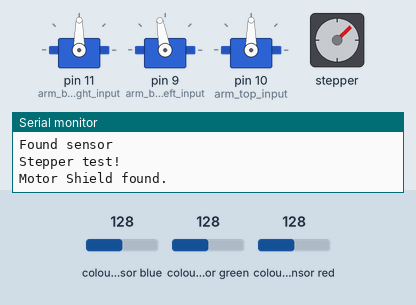
The sketch below on a simulated Arduino Uno, built with avr-gcc and run on an emulated ATmega328P. Shown: 3 × servo, stepper motor, the last lines printed to the serial monitor. The test bench sets the inputs (shaded band); at power-on: colour sensor blue 128, colour sensor green 128, colour sensor red 128. Stepper angles assume 200 steps per turn.

Above: at 1.8 s.
1.9 s: colour sensor blue set to 5
At 3.94 s:
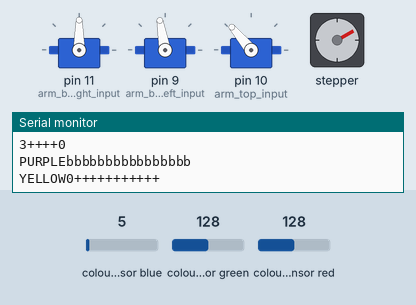
4.9 s: colour sensor green set to 79
7.9 s: colour sensor green set to 70
At 9.26 s:
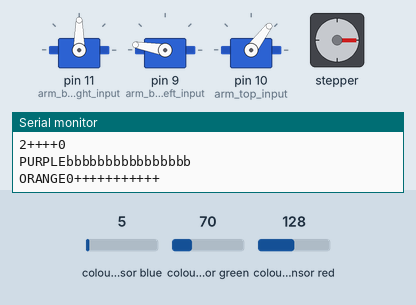
10.9 s: colour sensor red set to 5
At 12.59 s:
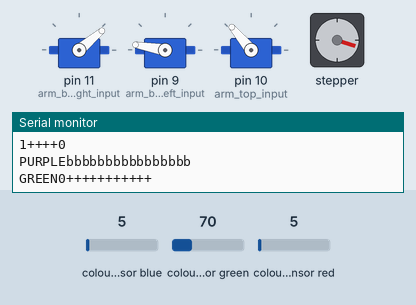
13.9 s: colour sensor blue set to 47
16.9 s: colour sensor blue set to 55
At 17.75 s:
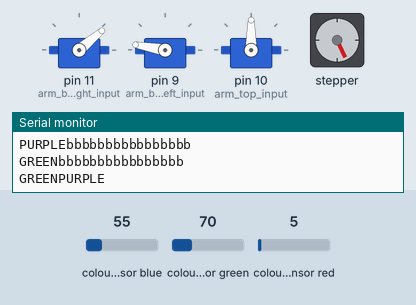
Timing chart, 0 to 22.5 s (numbered marks = the images above; inputs shaded):
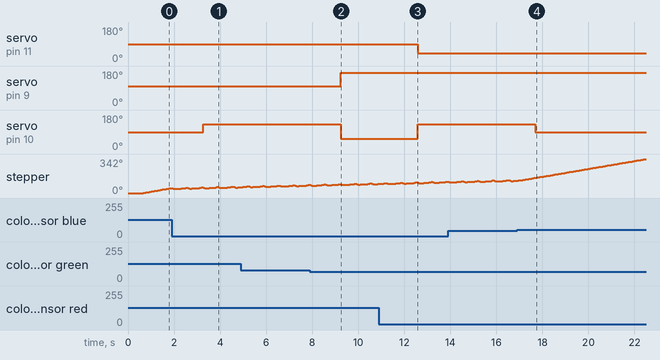

Measured:
- the behaviour switches between 75 and 74 on colour sensor green (found by bisection; images 1 and 2)
- the behaviour switches between 50 and 51 on colour sensor blue (found by bisection; images 3 and 4)
- after the input at 1.9 s, servo on pin 10 (arm_top_input): 90° → 130° after 1.4 s
- after the input at 7.9 s, servo on pin 9 (arm_bottom_left_input): 100° → 170° after 1.4 s; servo on pin 10 (arm_top_input): 130° → 53° after 1.4 s
- after the input at 10.9 s, servo on pin 11 (arm_bottom_right_input): 90° → 40° after 1.7 s; servo on pin 10 (arm_top_input): 53° → 130° after 1.7 s
- after the input at 16.9 s, servo on pin 10 (arm_top_input): 130° → 90° after 0.79 s

The sketch:

The_skittle_Code.ino
```cpp
#include <Wire.h>
#include "Adafruit_TCS34725.h"
#include <Adafruit_MotorShield.h>
#include <Servo.h>

// Create the motor shield object with the default I2C address
Adafruit_MotorShield AFMS = Adafruit_MotorShield();
// Or, create it with a different I2C address (say for stacking)
// Adafruit_MotorShield AFMS = Adafruit_MotorShield(0x61);

// Connect a stepper motor with 200 steps per revolution (1.8 degree)
// to motor port #2 (M3 and M4)
Adafruit_StepperMotor *myMotor = AFMS.getStepper(200, 2);

Adafruit_TCS34725 tcs = Adafruit_TCS34725(TCS34725_INTEGRATIONTIME_2_4MS, TCS34725_GAIN_1X);

Servo arm_bottom_right;
Servo arm_top;
Servo arm_bottom_left;

const int buttonToggle_input = 7;
const int arm_bottom_right_input = 11;
const int arm_top_input = 10;
const int arm_bottom_left_input = 9;

const int skittle_test_list [] = {5,4,5,3,2,5,1};
int skittle_order =0;


/*
 * Global colour sensing variables
 */

#define NUM_COLORS  7

// Skittle colours to indices
#define COL_RED     0
#define COL_GREEN   1
#define COL_ORANGE  2
#define COL_YELLOW  3
#define COL_PURPLE  4
#define COL_NOTHING 5
#define COL_NOTHING2 6

// Names for colours
#define COLNAME_RED     "RED"
#define COLNAME_GREEN   "GREEN"
#define COLNAME_ORANGE  "ORANGE"
#define COLNAME_YELLOW  "YELLOW"
#define COLNAME_PURPLE  "PURPLE"
#define COLNAME_NOTHING "NOTHING"
#define COLNAME_NOTHING2 "NOTHING2"

// RGB channels in the array
#define CHANNEL_R   0
#define CHANNEL_G   1
#define CHANNEL_B   2

// Training colours (populate these manually, but these vectors must be of unit length (i.e. length 1))
float trainingColors[3][NUM_COLORS];    // 3(rgb) x NUM_COLORS.

// Last read colour
float rNorm = 0.0f;
float gNorm = 0.0f;
float bNorm = 0.0f;
float hue = 0.0f;
float saturation = 0.0f;
float brightness = 0.0f;

// Last classified class
int lastClass = -1;
float lastCosine = 0;


// most receantly detected skittle
char next_skittle = "";
unsigned long next_skittle_time = millis();
// oldest skittle
char old_skittle = "";
unsigned long old_skittle_time = millis();


// time from detection which after this point the thing should be starting the process of moving the motors to make the new path
const int milli_delay_time_till_fall = 110;

// this was created because purple often does not get detected so this is a vain attempt that keeps the sorter at purple meaning if it misses purple
// it will still fall into purple
bool i_hate_purple_toggle = false;
unsigned long milli_tracker_purple_hatered= millis();
const int milli_delay_time_to_fall = 290;

/*
 * Colour sensing
 */
void initializeTrainingColors() {
  // Skittle: red
  trainingColors[CHANNEL_R][COL_RED] = 0.778;
  trainingColors[CHANNEL_G][COL_RED] = 0.444;
  trainingColors[CHANNEL_B][COL_RED] = 0.444;

  // Skittle: orange
  trainingColors[CHANNEL_R][COL_ORANGE] = 0.832;
  trainingColors[CHANNEL_G][COL_ORANGE] = 0.444;
  trainingColors[CHANNEL_B][COL_ORANGE] = 0.333;

  // Skittle: green
  trainingColors[CHANNEL_R][COL_GREEN] = 0.504;
  trainingColors[CHANNEL_G][COL_GREEN] = 0.755;
  trainingColors[CHANNEL_B][COL_GREEN] = 0.420;

  // Skittle: yellow
  trainingColors[CHANNEL_R][COL_YELLOW] = 0.755;
  trainingColors[CHANNEL_G][COL_YELLOW] = 0.577;
  trainingColors[CHANNEL_B][COL_YELLOW] = 0.311;

  // Skittle: purple
  trainingColors[CHANNEL_R][COL_PURPLE] = 0.615;
  trainingColors[CHANNEL_G][COL_PURPLE] = 0.615;
  trainingColors[CHANNEL_B][COL_PURPLE] = 0.492;

  // Nothing
  trainingColors[CHANNEL_R][COL_NOTHING] = 0.577;
  trainingColors[CHANNEL_G][COL_NOTHING] = 0.577;
  trainingColors[CHANNEL_B][COL_NOTHING] = 0.577;

  // Nothing (this is when its over the board)
  trainingColors[CHANNEL_R][COL_NOTHING2] = 0.492;
  trainingColors[CHANNEL_G][COL_NOTHING2] = 0.615;
  trainingColors[CHANNEL_B][COL_NOTHING2] = 0.615;
}


void getNormalizedColor() {
  uint16_t r, g, b, c, colorTemp, lux;
  tcs.getRawData(&r, &g, &b, &c);

  float lenVec = sqrt((float)r*(float)r + (float)g*(float)g + (float)b*(float)b);

  // Note: the Arduino only has 2k of RAM, so rNorm/gNorm/bNorm are global variables.
  rNorm = (float)r/lenVec;
  gNorm = (float)g/lenVec;
  bNorm = (float)b/lenVec;

  // Also convert to HSB:
  RGBtoHSV(rNorm, gNorm, bNorm, &hue, &saturation, &brightness);
}


int getColorClass() {
  float distances[NUM_COLORS] = {0.0f};

  // Step 1: Compute the cosine similarity between the query vector and all the training colours.
  for (int i=0; i<NUM_COLORS; i++) {
    // For normalized (unit length) vectors, the cosine similarity is the same as the dot product of the two vectors.
    float cosineSimilarity = rNorm*trainingColors[CHANNEL_R][i] + gNorm*trainingColors[CHANNEL_G][i] + bNorm*trainingColors[CHANNEL_B][i];
    distances[i] = cosineSimilarity;

    // DEBUG: Output cosines
    //Serial.print("   C"); Serial.print(i); Serial.print(": "); Serial.println(cosineSimilarity, 3);
  }

  // Step 2: Find the vector with the highest cosine (meaning, the closest to the training color)
  float maxVal = distances[0];
  int maxIdx = 0;
  for (int i=0; i<NUM_COLORS; i++) {
    if (distances[i] > maxVal) {
      if ((i!=4)){
      maxVal = distances[i];
      maxIdx = i;
      }else if ((saturation>.19)){
          maxVal = distances[i];
          maxIdx = i;
      }
    }
  }

  // Step 3: Return the index of the minimum color
  lastCosine = maxVal;
  lastClass = maxIdx;
  return maxIdx;
}


// Convert from colour index to colour name.
void printColourName(int colIdx) {
  switch (colIdx) {
    case COL_RED:
      Serial.print(COLNAME_RED);
      break;
    case COL_GREEN:
      Serial.print(COLNAME_GREEN);
      break;
    case COL_ORANGE:
      Serial.print(COLNAME_ORANGE);
      break;
    case COL_YELLOW:
      Serial.print(COLNAME_YELLOW);
      break;
    case COL_PURPLE:
      Serial.print(COLNAME_PURPLE);
      break;
    case COL_NOTHING:
      Serial.print(COLNAME_NOTHING);
      break;
    case COL_NOTHING2:
      Serial.print(COLNAME_NOTHING);
      break;
    default:
    Serial.print(colIdx);
      Serial.print(" ERROR");
      break;
  }
}


// essential for the skittle path, this chooses the motors that path towards where skittles go
void color_path_choser(){
  if(old_skittle!=COL_PURPLE){
  i_hate_purple_toggle=true;
  milli_tracker_purple_hatered = millis();
  }

  switch (old_skittle){
      case COL_RED:
      Serial.print(COLNAME_RED);
      red_path();
      break;
    case COL_GREEN:
      Serial.print(COLNAME_GREEN);
      green_path();
      break;
    case COL_ORANGE:
      Serial.print(COLNAME_ORANGE);
      orange_path();
      break;
    case COL_YELLOW:
      Serial.print(COLNAME_YELLOW);
      yellow_path();
      break;
    case COL_PURPLE:
      Serial.print(COLNAME_PURPLE);
      purple_path();
      break;
    case COL_NOTHING:
      Serial.print(COLNAME_NOTHING);
      break;
    case COL_NOTHING2:
      Serial.print(COLNAME_NOTHING);
      break;
    default:
      Serial.print("ERROR");
      break;
    }
}


/*
 * Colour converstion
 */

// RGB to HSV.  From https://www.cs.rit.edu/~ncs/color/t_convert.html .
void RGBtoHSV( float r, float g, float b, float *h, float *s, float *v ) {
  float minVal = min(min(r, g), b);
  float maxVal = max(max(r, g), b);
  *v = maxVal;       // v
  float delta = maxVal - minVal;
  if( maxVal != 0 )
    *s = delta / maxVal;   // s
  else {
    // r = g = b = 0    // s = 0, v is undefined
    *s = 0;
    *h = -1;
    return;
  }
  if( r == maxVal )
    *h = ( g - b ) / delta;   // between yellow & magenta
  else if( g == maxVal )
    *h = 2 + ( b - r ) / delta; // between cyan & yellow
  else
    *h = 4 + ( r - g ) / delta; // between magenta & cyan
  *h *= 60;       // degrees
  if( *h < 0 )
    *h += 360;
}

void top_arm(int direction){

  if (direction== 0){
    arm_top.write(53);

  }else if (direction== 1){
    arm_top.write(90);
  }else{
    arm_top.write(130);

  }
}

void right_arm_setter(int direction){

  if (direction== 0){
    arm_bottom_right.write(90);

  }else{
    arm_bottom_right.write(40);
  }
}

// bottom left arm setter
void left_arm_setter(int direction){
  if (direction== 0){
    arm_bottom_left.write(100);

  }else{
    arm_bottom_left.write(170);
  }
}

void red_path(){
    top_arm(0);
    left_arm_setter(0);
}
void orange_path(){
    top_arm(0);
    left_arm_setter(1);
}
void purple_path(){
    top_arm(1);
}
void green_path(){
    top_arm(2);
    right_arm_setter(1);
}
void yellow_path(){
    top_arm(2);
    right_arm_setter(0);
}
void setup() {
  Serial.begin(115200);
  color_setup();
  motorsetup();

  next_skittle = COL_NOTHING;

  armsetup();
}
void loop() {
  getNormalizedColor();
  int colClass = getColorClass();

  if (i_hate_purple_toggle==true){
    if(millis()-milli_delay_time_to_fall>=milli_tracker_purple_hatered){
      //resets the thing to be in the dead center where purple should go because all me and my homies hate purple
      i_hate_purple_toggle= false;
      Serial.print(COLNAME_PURPLE);
      purple_path();
    }
  }


  //colorprint(colClass);
  colors_motorized_operations(colClass);
  myMotor->step(2, FORWARD, DOUBLE);

  //Serial.println(next_skittle_time);
  //delay(100000);
}


void colors_motorized_operations(int colClass){
// main heart beat that brings everything together.
    change_skittle_path();

    new_skittle_time(colClass);

}

void new_skittle_time(int colClass){
  // this gets the new skittle if it counts and removes the old one
  //if(((millis()-next_skittle_time)/ 2)== 0){
  //Serial.println(millis()-next_skittle_time);
  //Serial.println("ZZZZZZZZZZ");
  //}
  //
if ((millis()-next_skittle_time >= milli_delay_time_till_fall*.8)){

      int averager_list[3];

      if(colClass>=COL_NOTHING){
      // nothin does not break the system

        //colorprint(colClass);

      }else{
       // while(1);
       // this checks the skittle repeatedly at mutliple spots
        myMotor->step(5, BACKWARD, DOUBLE);
        for (int i=0; i<=3; i++) {
        getNormalizedColor();
        colClass = getColorClass();
        Serial.print(i);
        Serial.println("+++++++++++");
        colorprint(colClass);
        debug_cosine();


        myMotor->step(1, FORWARD, DOUBLE);
        averager_list[i] = colClass;

        delay(25);
        }
        colClass = mostFrequent(averager_list,3);
        old_skittle_time = next_skittle_time;
        next_skittle_time = millis();
        myMotor->step(1, FORWARD, DOUBLE);
        delay(15);
      }
      new_skittle__old_skittle_shifter(colClass);
  }

}


void new_skittle__old_skittle_shifter(int colClass){


      old_skittle = next_skittle;
      next_skittle = colClass;

}

void debug_cosine(){
  float distances[NUM_COLORS] = {0.0f};

for (int i=0; i<NUM_COLORS; i++) {
    // For normalized (unit length) vectors, the cosine similarity is the same as the dot product of the two vectors.
    float cosineSimilarity = rNorm*trainingColors[CHANNEL_R][i] + gNorm*trainingColors[CHANNEL_G][i] + bNorm*trainingColors[CHANNEL_B][i];
    distances[i] = cosineSimilarity;

    // DEBUG: Output cosines
    Serial.print("   C"); Serial.print(i); Serial.print(": "); Serial.println(cosineSimilarity, 3);
  }


}
void change_skittle_path(){
  // this will deal with timing out when the bottom skittle sorter should change the pathing and calls in the handler
  //Serial.println(millis()-old_skittle_time);
    if ((millis()-old_skittle_time >= milli_delay_time_till_fall)&& (old_skittle<COL_NOTHING)){
      //Serial.println(millis()-old_skittle_time);
      //while(true);

      Serial.println("bbbbbbbbbbbbbbbb");
      color_path_choser();

    }

}


//  DEBUG TOOL: Output colour
void colorprint(int colClass){
  Serial.print("R: "); Serial.print(rNorm, 3); Serial.print("  ");
  Serial.print("G: "); Serial.print(gNorm, 3); Serial.print("  ");
  Serial.print("B: "); Serial.print(bNorm, 3); Serial.print("  ");
  Serial.print("H: "); Serial.print(hue, 3); Serial.print("  ");
  Serial.print("S: "); Serial.print(saturation, 3); Serial.print("  ");
  Serial.print("B: "); Serial.print(brightness, 3); Serial.print("  ");

  printColourName(colClass);
  Serial.print(" (cos: "); Serial.print(lastCosine); Serial.print(") color: ");printColourName(colClass);
  Serial.println("=========");


}

// Populate array of training colours for classification.
void color_setup(){
  initializeTrainingColors();

  if (tcs.begin()) {
    Serial.println("Found sensor");
  } else {
    Serial.println("No TCS34725 found ... check your connections");
    while (1);
  }
}

// This sets up the main motor
void motorsetup(){
  while (!Serial);
  Serial.println("Stepper test!");

  if (!AFMS.begin()) {         // create with the default frequency 1.6KHz
  // if (!AFMS.begin(1000)) {  // OR with a different frequency, say 1KHz
    Serial.println("Could not find Motor Shield. Check wiring.");
    while (1);
  }
  Serial.println("Motor Shield found.");

  myMotor->setSpeed(15);  // 10 rpm

}
void armsetup(){

  arm_bottom_right.attach(arm_bottom_right_input);
  arm_bottom_left.attach(arm_bottom_left_input);
  arm_top.attach(arm_top_input);

  arm_bottom_right.write(90);
  arm_bottom_left.write(100);
  arm_top.write(90);


  delay(600);
}


int mostFrequent(int* arr, int n_num)
{
    // code here
    int maxcount = 0;
    int element_having_max_freq;
    for (int i = 0; i < n_num; i++) {
        int count = 0;
        Serial.print(arr[i]);
        Serial.print("++++");
        Serial.println(arr[i]>=COL_NOTHING);
        if(arr[i]<COL_NOTHING){
        for (int j = 0; j < n_num; j++) {

            if (arr[i] == arr[j])
                count++;
        }}

        if (count > maxcount) {
            maxcount = count;
            element_having_max_freq = arr[i];
        }
    }

    return element_having_max_freq;
}
 
```
